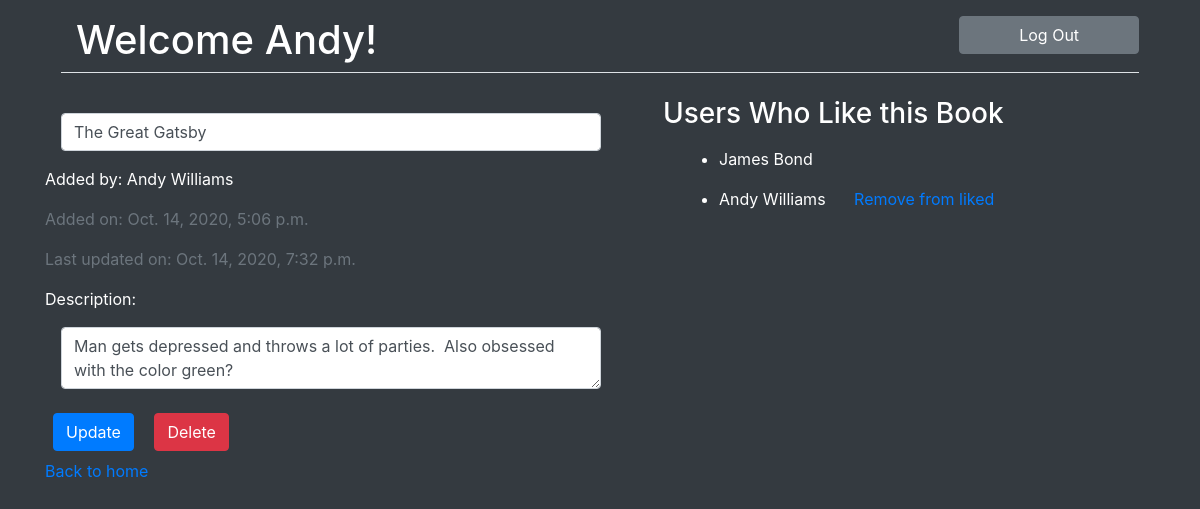
The app's page /books/3 (signed in) with its own data.
### books_app/models.py (models this page shows)
class User(models.Model):
    first_name = models.CharField(max_length = 45)
    last_name = models.CharField(max_length = 45)
    email = models.CharField(max_length = 45)
    password = models.CharField(max_length = 255)
    created_at = models.DateTimeField(auto_now_add = True)
    updated_at = models.DateTimeField(auto_now = True)
    objects = UserManager()

class Book(models.Model):
    title = models.CharField(max_length = 255)
    desc = models.TextField()
    created_at = models.DateTimeField(auto_now_add = True)
    updated_at = models.DateTimeField(auto_now = True)
    uploaded_by = models.ForeignKey(User,related_name = 'books_uploaded',on_delete = models.CASCADE)
    liked_by = models.ManyToManyField(User, related_name = 'books_liked')
    objects = BookManager()

### books_app/views.py (the view)
# urls.py: path('books/<int:book_id>',views.book_info),
def book_info(request,book_id):
    context = {
        'book': Book.objects.get(id = book_id),
        'user' : User.objects.get(id = int(request.session['userid']))
    }
    return render(request,'book_info.html',context)

### books_app/templates/book_info.html (shortened to what this page needs)
<!DOCTYPE html>
<html lang="en">
<head>
    <link rel="stylesheet" href="https://cdn.jsdelivr.net/npm/bootstrap@4.5.3/dist/css/bootstrap.min.css"
>
</head>
<body class='bg-dark text-white'>
    <div class='container '>
        <div class='row border-bottom m-3'>
            <h1 class='col-10'> Welcome {{user.first_name}}!</h1>
            <a href='/logout' class='col h-50 btn btn-secondary'>Log Out</a>
        </div>
        <div class='row mt-4'>
            <div class='col-6'>
                {% if user.id == book.uploaded_by.id %}
                <form action='/update' method='POST'>
                    <input type='text' name='title' value='{{book.title}}' class='form-control m-3'>
                    {% else %}
                    <h2>{{book.title}}</h2>
                    {% endif %}
                    <p> Added by: {{book.uploaded_by.first_name}} {{book.uploaded_by.last_name}}</p>
                    <p class='text-secondary'>Added on: {{book.created_at}}</p>
                    <p class='text-secondary'>Last updated on: {{book.updated_at}}</p>
                    <p>Description: </p>
                    {% if user.id == book.uploaded_by.id %}
                    <textarea name='desc' class='form-control m-3'>{{book.desc}}</textarea>
                    <input type=submit class='btn btn-primary m-2' value='Update'>
                    <a href='/delete/{{book.id}}' class = 'btn btn-danger m-2'>Delete</a>
                    {% else %}
                    <p>{{book.desc}}</p>
                {% endif %}
                </form>
            </div>
            <div class = ' col ml-5'>
                <h3>Users Who Like this Book</h3>
                <ul>
                    {% for book_user in book.liked_by.all %}
                    <li class = 'm-3'>{{book_user.first_name}} {{book_user.last_name}}
                        {% if user.id == book_user.id %}
                        <a href='/books/{{book.id}}/dislike' class='ml-4'>Remove from liked</a></li>
                    {% endif %}
                    {% endfor %}
                </ul>
            </div>
        </div>
        <a href='/home'>Back to home</a>
    </div>
</body>
</html>

### records on screen
User: first_name "Andy", last_name "Williams"
Book: title "The Great Gatsby", uploaded_by.first_name "Andy", uploaded_by.last_name "Williams", created_at "Oct. 14, 2020, 5:06 p.m.", updated_at "Oct. 14, 2020, 7:32 p.m.", desc "Man gets depressed and throws a lot of parties. Also obsessed with the color green?"
User: first_name "James", last_name "Bond"
